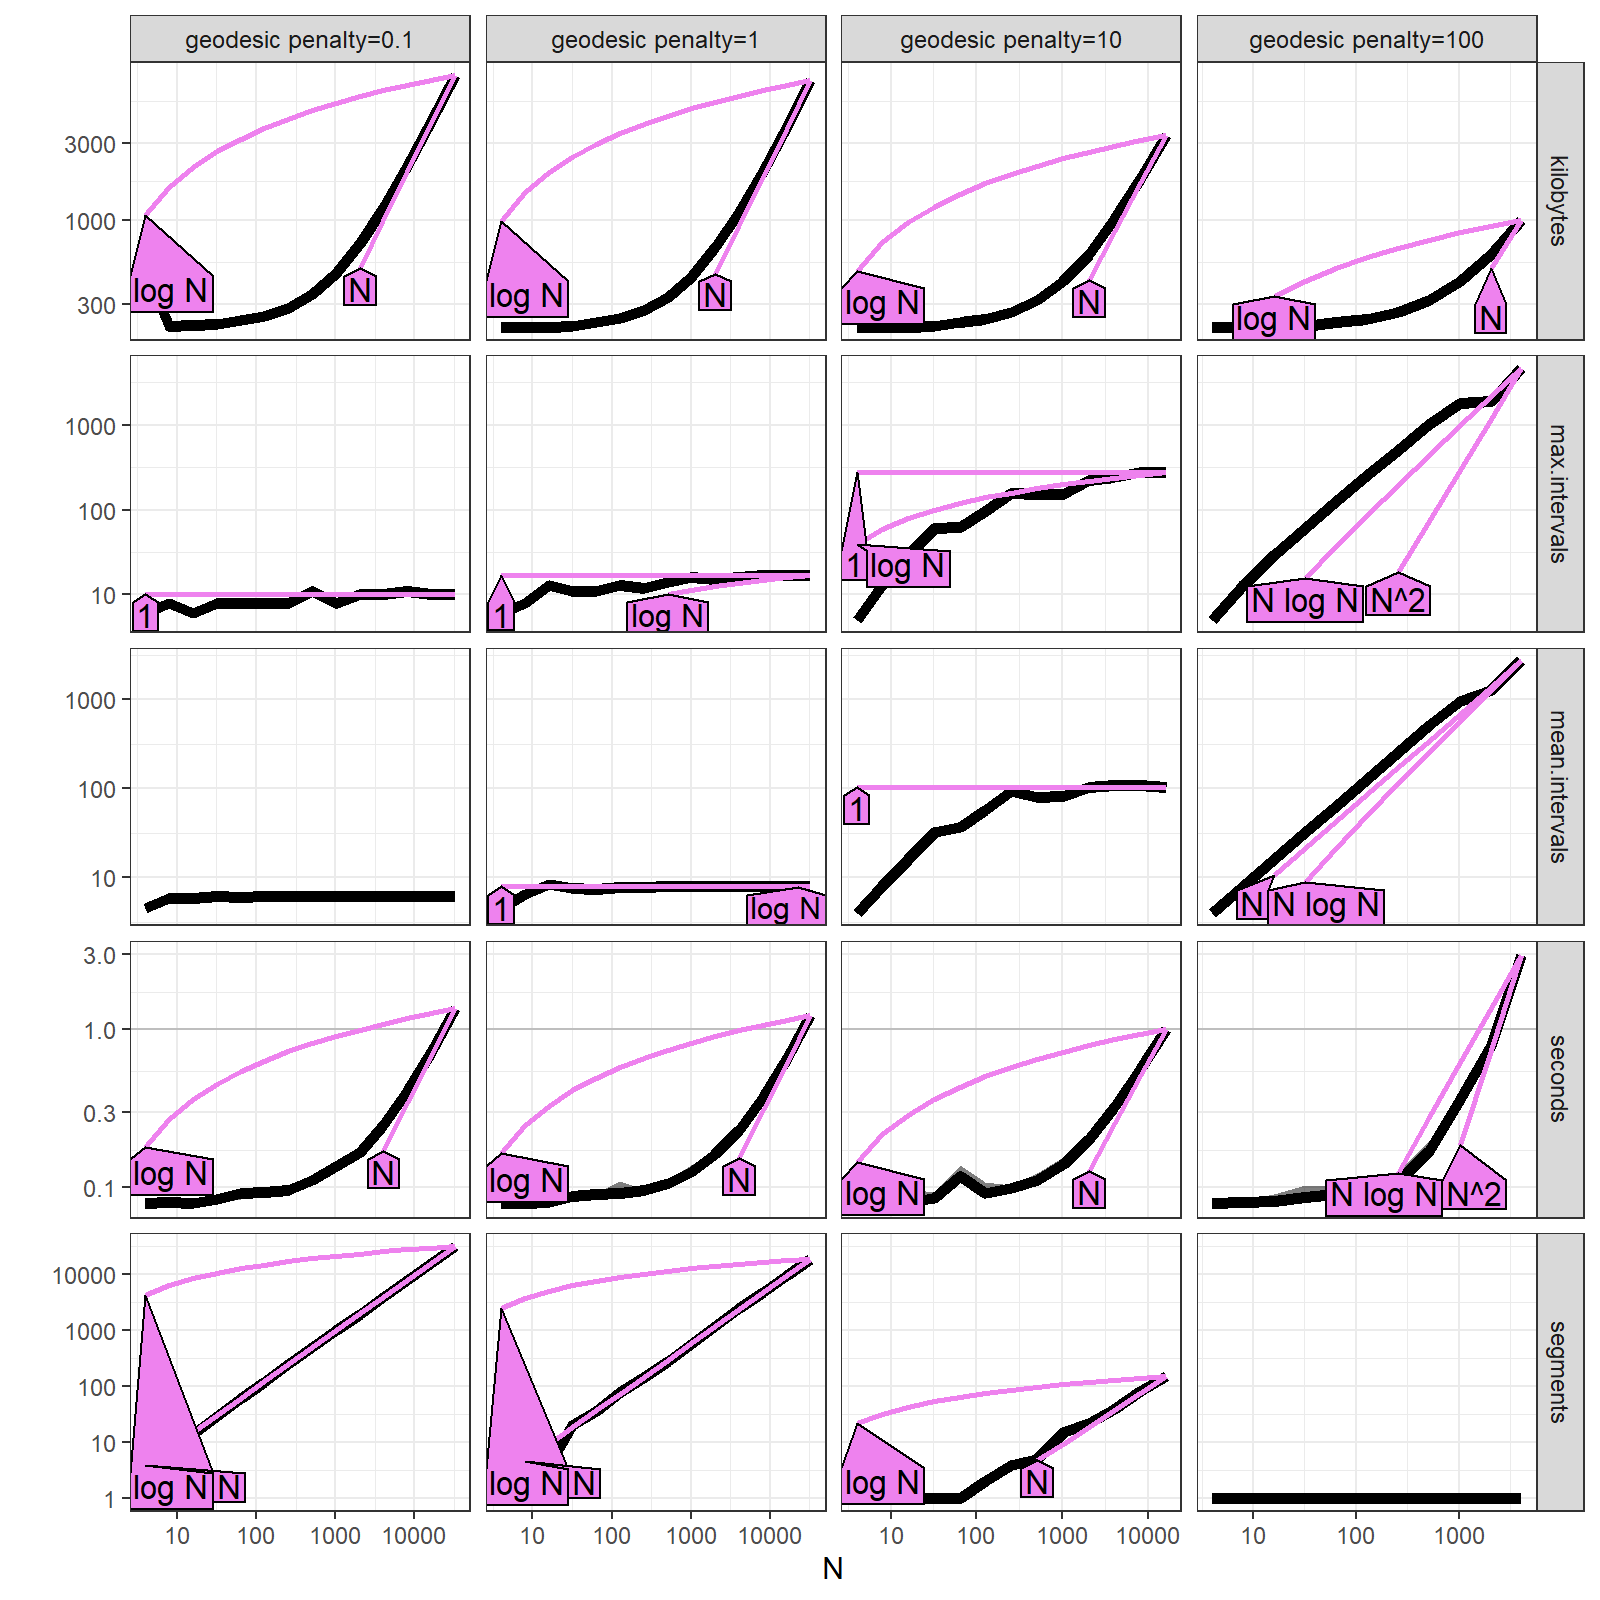

This figure's R source:
atime.result <- readRDS("figure-geodesic-penalties-data.rds")
library(data.table)
more.dt <- rbindlist(atime.result$meas$result)
atime.result$measurements <- data.table(
  atime.result$measurements,
  more.dt)
atime.refs <- atime::references_best(
  atime.result,
  more.units=names(more.dt))
png("figure-geodesic-penalties.png",width=8,height=8,units="in",res=200)
plot(atime.refs)
dev.off()
